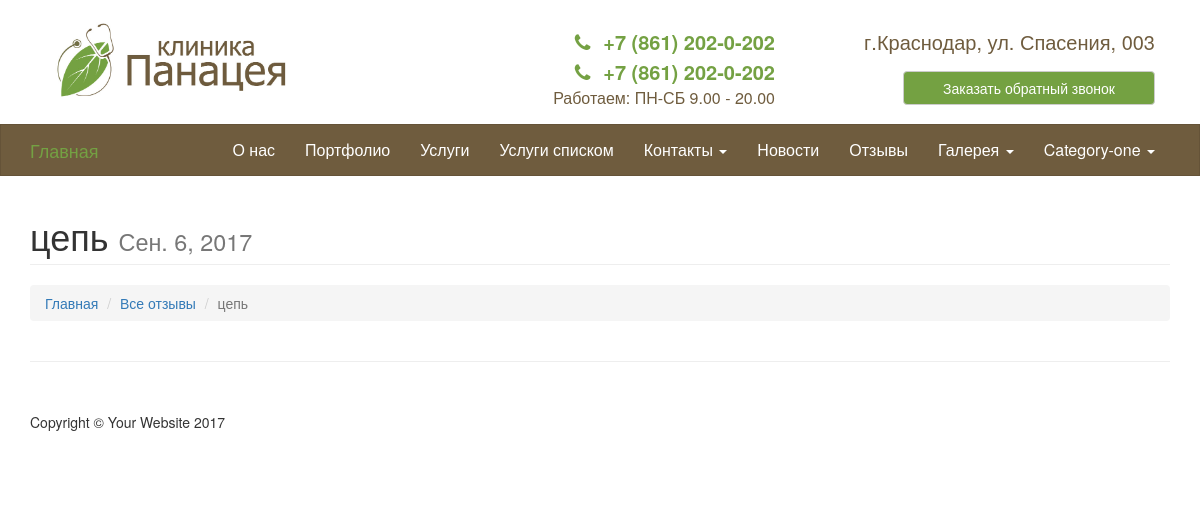
/opinion/cep/, run on an earlier commit of the app's database.
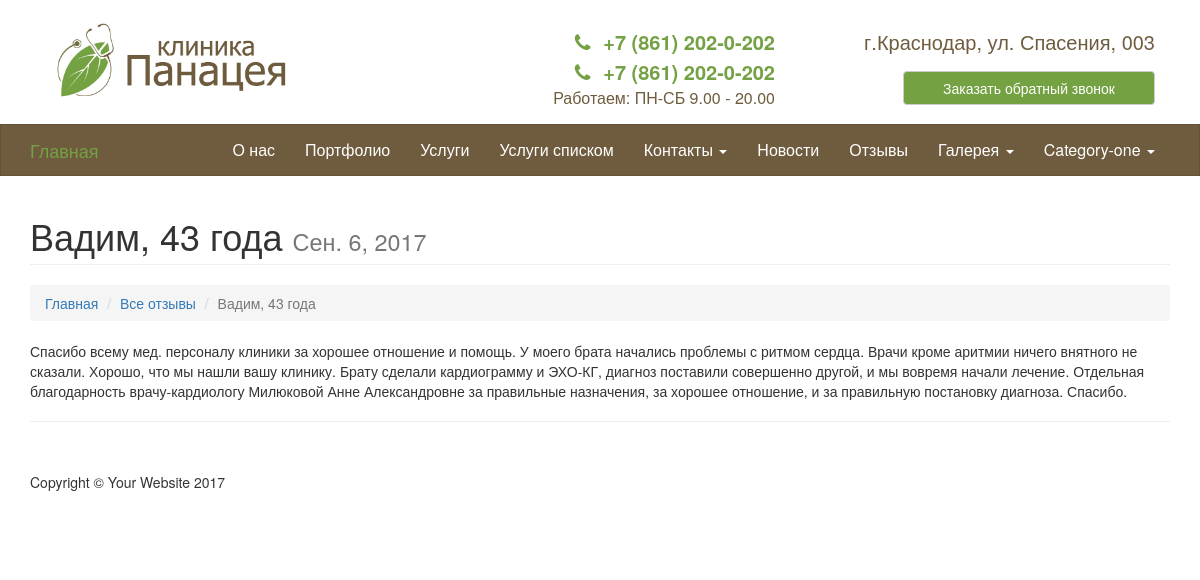
And on a later commit of the database.
### main/models.py (models this page shows, shortened)
class CommonMain(models.Model):
    title = models.CharField(max_length=250, null=True, help_text="Введите заголовок страницы",)
    descriptions = models.TextField(max_length=1000, help_text="Введите описание для поисковых систем",
                                    null=True, blank=True)
    keywords = models.TextField(max_length=1000, help_text="Введите ключевые слова для поисковых систем",
                                    null=True, blank=True)
    slug = models.SlugField(null=True, unique=True, help_text="Slug влияет на формирование url адреса"
                                                              " и должен быть уникальным")
    name = models.CharField(max_length=250, verbose_name="Название страницы", default="Страница")
    content = RichTextUploadingField(verbose_name="Содержание страницы", null=True, blank=True)
    date = models.DateField(verbose_name="Дата", default=d.today(), blank=True, null=True)
    number = models.IntegerField(verbose_name="Порядок",
                                 null=True, blank=True, help_text="Установленное число "
                                                                  "будет влиять на очерёдность "
                                                                  "отображения блока")
    class Meta:
        abstract = True

class PageCategory(CommonMain):
    name = models.CharField(max_length=250, verbose_name="Название категории", default="Категория")
    menu = models.BooleanField(default=True,
                               verbose_name="Меню", help_text="Отметьте, если "
                                                              "категория должна отображаться как меню")
    class Meta:
        verbose_name_plural = "Категории страниц"

### news/models.py (models this page shows, shortened)
class Opinion(CommonMain):
    image = models.ImageField(null=True, blank=True, verbose_name="Изображение",
                              help_text="Выберите изображение отзыва")
    min_image = models.ImageField(null=True, blank=True, verbose_name="Миниатюра",
                                  help_text="Выберите миниатюру отзыва")
    name = models.CharField(max_length=250, verbose_name="Название отзыва", default="Отзыв")
    brief = models.CharField(max_length=500, verbose_name="Краткое описание",
                             null=True, blank=True, help_text="Не более 500 знаков")
    class Meta:
        verbose_name_plural = "Отзывы"

### news/views.py (the view)
# urls.py: url(r'^opinion/(?P<slug>[-\w]+)/$', main.Opinion.as_view(), name='opinion-detail'),
class Opinion(DetailView):
    queryset = main.Opinion.objects.order_by('number')
    context_object_name = 'page'
    template_name = 'opinion.html'

### main/models.py (called while the page is built)
    def get_page_one_url(self):
        return reverse('page-style-one', kwargs={'type_page': self.type_page, 'slug': self.slug})

    def get_page_two_url(self):
        return reverse('page-style-two', kwargs={'type_page': self.type_page, 'slug': self.slug})

    def get_page_three_url(self):
        return reverse('page-style-three', kwargs={'type_page': self.type_page, 'slug': self.slug})

    def get_page_four_url(self):
        return reverse('page-style-four', kwargs={'type_page': self.type_page, 'slug': self.slug})

    def get_page_five_url(self):
        return reverse('page-style-five', kwargs={'type_page': self.type_page, 'slug': self.slug})

### main/templatetags/page_tags.py (called while the page is built)
@register.inclusion_tag('tags/menu/cat-menu.html', takes_context=True)
def cat_menu(context):
    menu = list()
    categories = PageCategory.objects.filter(menu=True).order_by('number')
    for one in categories:
        page = dict()
        page['name'] = one.name
        page['list_one']= Page.objects.filter(category__slug=one.slug, type_page = 'style-one').order_by('number')
        page['list_two'] = Page.objects.filter(category__slug=one.slug, type_page='style-two').order_by('number')
        page['list_three'] = Page.objects.filter(category__slug=one.slug, type_page='style-three').order_by('number')
        page['list_four'] = Page.objects.filter(category__slug=one.slug, type_page='style-four').order_by('number')
        page['list_five'] = Page.objects.filter(category__slug=one.slug, type_page='style-five').order_by('number')
        menu.append(page)
    return {'menu': menu}

### green/templates/opinion.html
{% extends 'base.html' %}
{% block content %}
        <div class="row">
            <div class="col-lg-12">
                <h1 class="page-header">{{ page.name }}
                    <small>{{ page.date }}</small>
                </h1>
                <ol class="breadcrumb">
                    <li><a href="{% url 'index' %}">Главная</a>
                    </li>
                    <li><a href="{% url 'opinions' %}">Все отзывы</a>
                    </li>
                    <li class="active">{{ page.name }}</li>
                </ol>
            </div>
        </div>
    {{ page.content|safe }}
{% endblock %}

### green/templates/base.html (shortened to what this page needs)
{% load staticfiles %}
<!DOCTYPE html>
<html lang="ru">
<head>
    <link href="{% static 'css/bootstrap.min.css' %}" rel="stylesheet">
    <link href="{% static 'css/modern-business.css' %}" rel="stylesheet">
    <link href="{% static 'font-awesome/css/font-awesome.min.css' %}" rel="stylesheet" type="text/css">
    <link href="{% static 'css/style.css' %}" rel="stylesheet" type="text/css">
</head>
<body>
    {% include 'partials/main-header.html' %}
    {% include 'partials/nav-top.html' %}
    <div class="container">
        {% block content %}{% endblock %}
        <hr>
        {% include 'partials/footer.html' %}
    </div>
</body>
</html>

### green/templates/partials/main-header.html (shortened to what this page needs)
{% load staticfiles %}
<div class="row">
    <div class="container main-header">
        <div class=" col-md-5 logo-block"><a href="{% url 'index' %}"><img class='img-responsive' src="{% static 'img/logo.jpg' %}" /></a></div>
        <div class=" col-md-3 info-block">
            <span class="tel"><i class="fa fa-phone"></i>+7 (861) 202-0-202</span>
            <span class="tel"><i class="fa fa-phone"></i>+7 (861) 202-0-202</span>
            <span class="rejim">Работаем: ПН-СБ 9.00 - 20.00</span>
        </div>
        <div class=" col-md-4 info-block">
            <span class="adress pull-right">г.Краснодар, ул. Спасения, 003</span>
            <a class="btn btn-md btn-default pull-right" data-toggle="modal" data-target="#1Modal" href="#">Заказать обратный звонок</a>
        </div>
    </div>
</div>

### green/templates/partials/nav-top.html (shortened to what this page needs)
{% load page_tags %}
    <nav class="navbar navbar-inverse " role="navigation">
        <div class="container">
            <div class="navbar-header">
                <a class="navbar-brand" href="{% url 'index' %}">Главная</a>
            </div>
            <div class="collapse navbar-collapse" id="bs-example-navbar-collapse-1">
                <ul class="nav navbar-nav navbar-right">
                    <li>
                        <a href="{% url 'all-team' %}">О нас</a>
                    </li>
                    <li>
                        <a href="{% url 'all-customers' %}">Портфолио</a>
                    </li>
                    <li>
                        <a href="{% url 'services' %}">Услуги</a>
                    </li>
                    <li>
                        <a href="{% url 'services-list' %}">Услуги списком</a>
                    </li>
                    <li class="dropdown">
                        <a href="#" class="dropdown-toggle" data-toggle="dropdown">Контакты <b class="caret"></b></a>
                    </li>
                    <li>
                        <a href="{% url 'news' %}">Новости</a>
                    </li>
                    <li>
                        <a href="{% url 'opinions' %}">Отзывы</a>
                    </li>
                    <li class="dropdown">
                        <a href="#" class="dropdown-toggle" data-toggle="dropdown">Галерея <b class="caret"></b></a>
                    </li>
                    {% cat_menu %}
                </ul>
            </div>
        </div>
    </nav>

### green/templates/tags/menu/cat-menu.html (shortened to what this page needs)
{% for item in menu %}
<li class="dropdown">
                        <a href="#" class="dropdown-toggle" data-toggle="dropdown">{{ item.name }} <b class="caret"></b></a>
                    </li>
{% endfor %}

### green/templates/partials/footer.html
        <footer>
            <div class="row">
                <div class="col-lg-12">
                    <p>Copyright &copy; Your Website 2017</p>
                </div>
            </div>
        </footer>

### main/static/css/modern-business.css (style rules this page uses)
html, body { height: 100%; }
body { padding-top: 50px; }
footer { margin: 50px 0; }

### main/static/css/style.css (style rules this page uses)
body { padding-top: 0px; }
.main-header { padding: 2% auto; }
.navbar-inverse { background-color: #6f5c3e; border-color: #655338; }
.navbar { border-radius: 0; }
.logo-block { padding: 0; }
.logo-block img { max-width: 60%; }
.info-block .tel { clear: right; position: relative; float: right; text-align: right; font-size: 20px; font-weight: 600; line-height: 30px; width: 100%; }
.info-block .adress { color: #6f5c3e; font-size: 20px; font-weight: 400; line-height: 30px; }
.info-block .rejim { font-size: 16px; color: #6f5c3e; font-weight: 400; clear: right; position: relative; float: right; }
.info-block .btn { display: inline-block; padding: 6px 39px; margin-top: 4%; }
.info-block .fa-phone { margin-right: 5%; }
.info-block .tel { color: #74a143; }
.info-block { padding-top: 27px; }
.navbar-inverse .navbar-brand { color: #74a143; }
.navbar { margin-bottom: 0px; }
.navbar-inverse .navbar-nav>li>a { color: #ffffff; font-size: 16px; }
.btn-default { color: #fff; background-color: #74a142; border-color: #ccc; }
.btn { display: inline-block; padding: 6px 39px; }

What changed in the data, as far as the page shows it:
changed Opinion: name "цепь" → "Вадим, 43 года"; content (not shown) → "Спасибо всему мед. персоналу клиники за хорошее отношение и помощь. У моего брата начались проблемы с ритмом сердца. Врачи кроме аритмии ничего внятного не сказали. Хорошо, что мы нашли вашу клинику. Брату сделали кардиограмму и ЭХО-КГ, диагноз поставили совершенно другой, и мы вовремя начали лечение. Отдельная благодарность врачу-кардиологу Милюковой Анне Александровне за правильные назначения, за хорошее отношение, и за правильную постановку диагноза. Спасибо."
